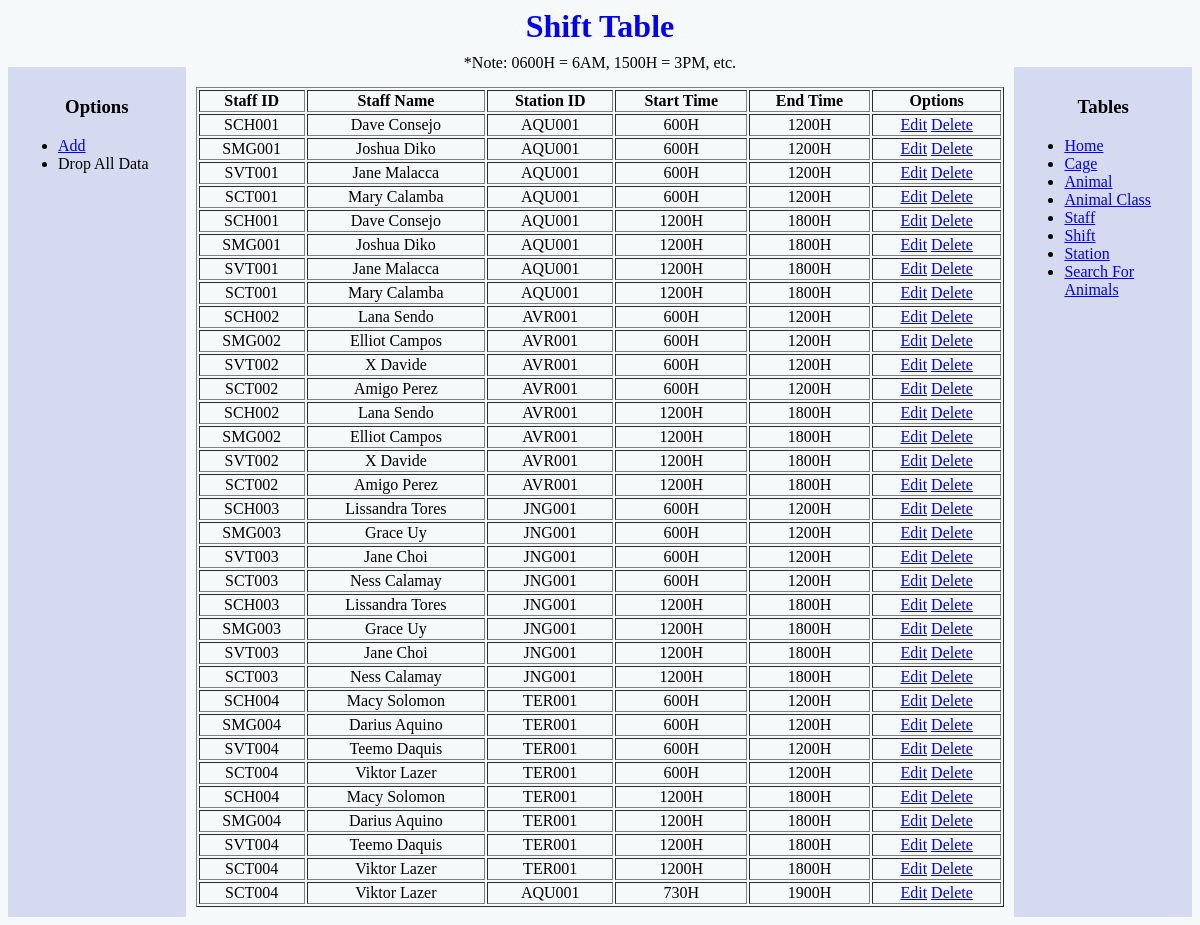
Page /shift.php on the committed database.
### tables this page shows
CREATE TABLE `Shift_Assignment` (
  `Shift_ID` int(11) NOT NULL,
  `Staff_ID` varchar(6) NOT NULL,
  `Station_ID` varchar(6) NOT NULL,
  `StartTime` int(11) NOT NULL,
  `EndTime` int(11) NOT NULL
);

### shift.php (the view, shortened to what this page needs)
<html>
<body>
    <?php
        $host = "localhost";
        $user = "root";
        $pass = "";
        $db = "ZooDB";
        $dbconn = mysqli_connect($host,$user,$pass,$db) or die("Could not connect to database!");
        mysqli_select_db($dbconn,'Shift');
        $query="SELECT * FROM Shift_Assignment NATURAL JOIN (SELECT Staff_ID, Staff_Name FROM Staff) as StaffNames;";
        $result=mysqli_query($dbconn,$query);
    ?>
        <html>
        <head>
            <link href="asset/css/main.css" rel="stylesheet" type="text/css">
        </head>
        <body style="; background-color: #F6F9FA;">
            <h1 style="text-align: center">Shift Table</h1>
            <br>
            <p style="text-align: center; margin-top: -30px;margin-bottom: -5px;">*Note: 0600H = 6AM, 1500H = 3PM, etc.</p>
            <div class="row">
                <div class="col-2" style="text-align: left;background-color: #D6DAF0;">
                    <h3 style="text-align: center;">Options</h3>
                    <ul>
                        <li><a href="shiftadd.php">Add</a></li>
                        <li>Drop All Data</li>
                    </ul>
                </div>
                <div class="col-8" style="text-align: center;">
                    <table border="1" style="width: 100%; margin-top: 10px;">
                        <tr>
                            <th>Staff ID</th>
                            <th>Staff Name</th>
                            <th>Station ID</th>
                            <th>Start Time</th>
                            <th>End Time</th>
                            <th>Options</th>
                        </tr>
                        <?php
                while($row=mysqli_fetch_assoc($result)){
            ?>
                            <tr>
                                <td><?php echo $row['Staff_ID']?></td>
                                <td><?php echo $row['Staff_Name']?></td>
                                <td><?php echo $row['Station_ID']?></td>
                                <td><?php echo $row['StartTime']?>H</td>
                                <td><?php echo $row['EndTime']?>H</td>
                                <td><p><a href="shiftedit.php?shiftid=<?php echo $row['Shift_ID']?>">Edit</a> <a href="shiftdelete.php?shiftid=<?php echo $row['Shift_ID']?>"> Delete</a></p></td>
                            </tr>
                            <?php
                }
            ?>
                    </table>
                </div>
                <div class="col-2" style="background-color: #D6DAF0;">
                    <h3 style="text-align: center;">Tables</h3>
                    <ul>
                        <li><a href="#">Home</a></li>
                        <li><a href="cage.php">Cage</a></li>
                        <li><a href="animal.php">Animal</a></li>
                        <li><a href="animalclass.php">Animal Class</a></li>
                        <li><a href="staff.php">Staff</a></li>
                        <li><a href="shift.php">Shift</a></li>
                        <li><a href="station.php">Station</a></li>
                        <li><a href="animalsearch.php">Search For Animals</a></li>
                    </ul>
                </div>
            </div>
        </body>
        </html>

### asset/css/main.css (style rules this page uses)
* { -webkit-box-sizing: border-box; -moz-box-sizing: border-box; -ms-box-sizing: border-box; box-sizing: border-box; }
h1 { color: blue }
.row { width: 100%; display: flex; flex-wrap: wrap; }
.col-2 { width: 15%; padding: 10px; }
.col-8 { width: 70%; padding: 10px; }

### shift.php (style rules this page uses)
td { text-align: center; }

### rows in the picture
shift_assignment: Staff_ID "SCH001", Staff_Name "Dave Consejo", Station_ID "AQU001", StartTime "600", EndTime "1200"
shift_assignment: Staff_ID "SMG001", Staff_Name "Joshua Diko", Station_ID "AQU001", StartTime "600", EndTime "1200"
shift_assignment: Staff_ID "SVT001", Staff_Name "Jane Malacca", Station_ID "AQU001", StartTime "600", EndTime "1200"
shift_assignment: Staff_ID "SCT001", Staff_Name "Mary Calamba", Station_ID "AQU001", StartTime "600", EndTime "1200"
shift_assignment: Staff_ID "SCH001", Staff_Name "Dave Consejo", Station_ID "AQU001", StartTime "1200", EndTime "1800"
shift_assignment: Staff_ID "SMG001", Staff_Name "Joshua Diko", Station_ID "AQU001", StartTime "1200", EndTime "1800"
shift_assignment: Staff_ID "SVT001", Staff_Name "Jane Malacca", Station_ID "AQU001", StartTime "1200", EndTime "1800"
shift_assignment: Staff_ID "SCT001", Staff_Name "Mary Calamba", Station_ID "AQU001", StartTime "1200", EndTime "1800"
shift_assignment: Staff_ID "SCH002", Staff_Name "Lana Sendo", Station_ID "AVR001", StartTime "600", EndTime "1200"
shift_assignment: Staff_ID "SMG002", Staff_Name "Elliot Campos", Station_ID "AVR001", StartTime "600", EndTime "1200"
shift_assignment: Staff_ID "SVT002", Staff_Name "X Davide", Station_ID "AVR001", StartTime "600", EndTime "1200"
shift_assignment: Staff_ID "SCT002", Staff_Name "Amigo Perez", Station_ID "AVR001", StartTime "600", EndTime "1200"
shift_assignment: Staff_ID "SCH002", Staff_Name "Lana Sendo", Station_ID "AVR001", StartTime "1200", EndTime "1800"
shift_assignment: Staff_ID "SMG002", Staff_Name "Elliot Campos", Station_ID "AVR001", StartTime "1200", EndTime "1800"
shift_assignment: Staff_ID "SVT002", Staff_Name "X Davide", Station_ID "AVR001", StartTime "1200", EndTime "1800"
shift_assignment: Staff_ID "SCT002", Staff_Name "Amigo Perez", Station_ID "AVR001", StartTime "1200", EndTime "1800"
shift_assignment: Staff_ID "SCH003", Staff_Name "Lissandra Tores", Station_ID "JNG001", StartTime "600", EndTime "1200"
shift_assignment: Staff_ID "SMG003", Staff_Name "Grace Uy", Station_ID "JNG001", StartTime "600", EndTime "1200"
shift_assignment: Staff_ID "SVT003", Staff_Name "Jane Choi", Station_ID "JNG001", StartTime "600", EndTime "1200"
shift_assignment: Staff_ID "SCT003", Staff_Name "Ness Calamay", Station_ID "JNG001", StartTime "600", EndTime "1200"
shift_assignment: Staff_ID "SCH003", Staff_Name "Lissandra Tores", Station_ID "JNG001", StartTime "1200", EndTime "1800"
shift_assignment: Staff_ID "SMG003", Staff_Name "Grace Uy", Station_ID "JNG001", StartTime "1200", EndTime "1800"
shift_assignment: Staff_ID "SVT003", Staff_Name "Jane Choi", Station_ID "JNG001", StartTime "1200", EndTime "1800"
shift_assignment: Staff_ID "SCT003", Staff_Name "Ness Calamay", Station_ID "JNG001", StartTime "1200", EndTime "1800"
shift_assignment: Staff_ID "SCH004", Staff_Name "Macy Solomon", Station_ID "TER001", StartTime "600", EndTime "1200"
shift_assignment: Staff_ID "SMG004", Staff_Name "Darius Aquino", Station_ID "TER001", StartTime "600", EndTime "1200"
shift_assignment: Staff_ID "SVT004", Staff_Name "Teemo Daquis", Station_ID "TER001", StartTime "600", EndTime "1200"
shift_assignment: Staff_ID "SCT004", Staff_Name "Viktor Lazer", Station_ID "TER001", StartTime "600", EndTime "1200"
shift_assignment: Staff_ID "SCH004", Staff_Name "Macy Solomon", Station_ID "TER001", StartTime "1200", EndTime "1800"
shift_assignment: Staff_ID "SMG004", Staff_Name "Darius Aquino", Station_ID "TER001", StartTime "1200", EndTime "1800"
shift_assignment: Staff_ID "SVT004", Staff_Name "Teemo Daquis", Station_ID "TER001", StartTime "1200", EndTime "1800"
shift_assignment: Staff_ID "SCT004", Staff_Name "Viktor Lazer", Station_ID "TER001", StartTime "1200", EndTime "1800"
shift_assignment: Staff_ID "SCT004", Staff_Name "Viktor Lazer", Station_ID "AQU001", StartTime "730", EndTime "1900"
